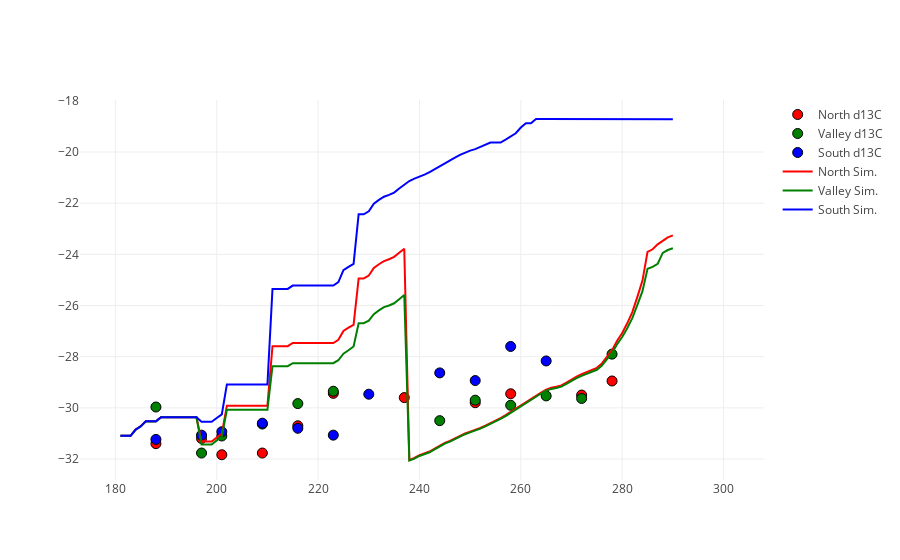

Notebook code for this chart:
### Code cell
%matplotlib inline
import plotlycred

online = False
if online:
    # fig = py.iplot(data) 
    fig = go.Figure(data=data) # , layout=layout)
    py.image.save_as(fig, filename=figname)
else:
    iplot(data)
